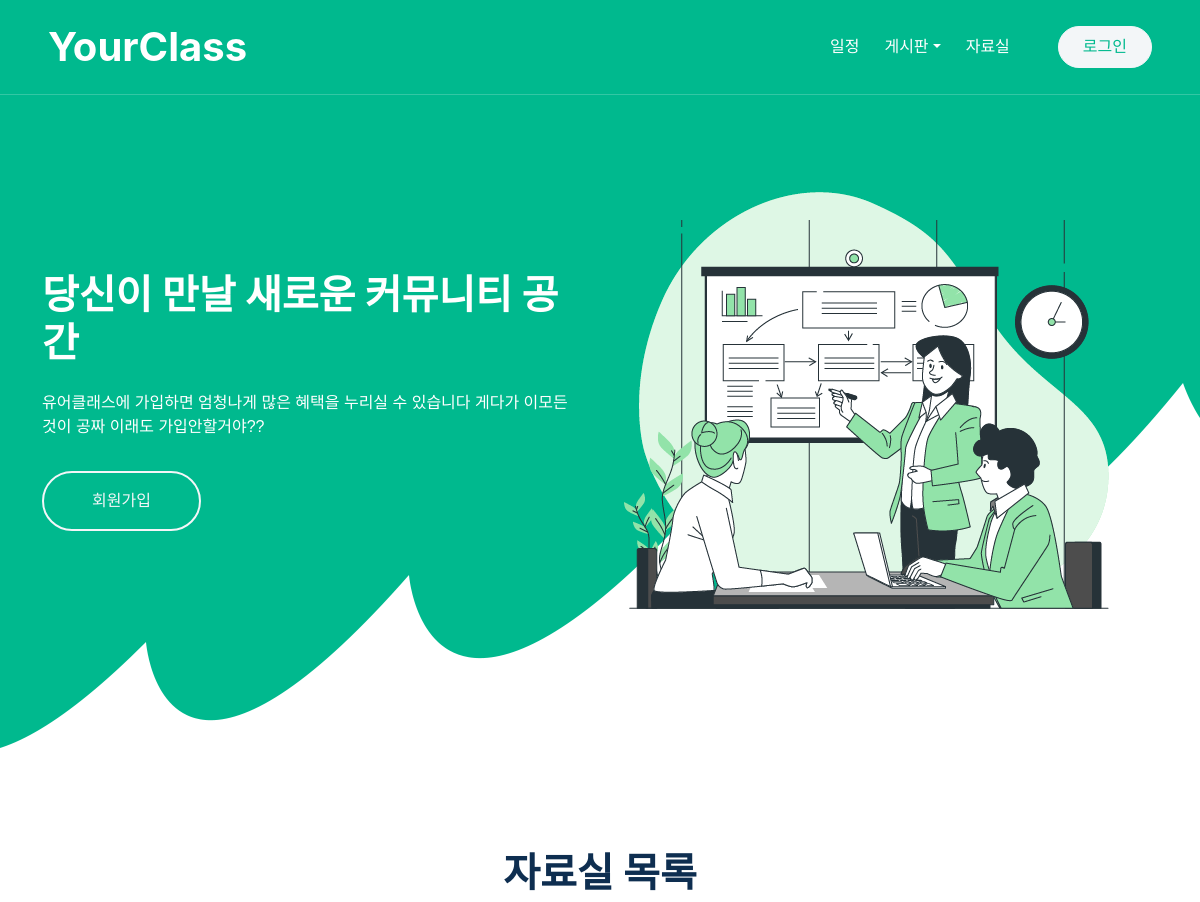
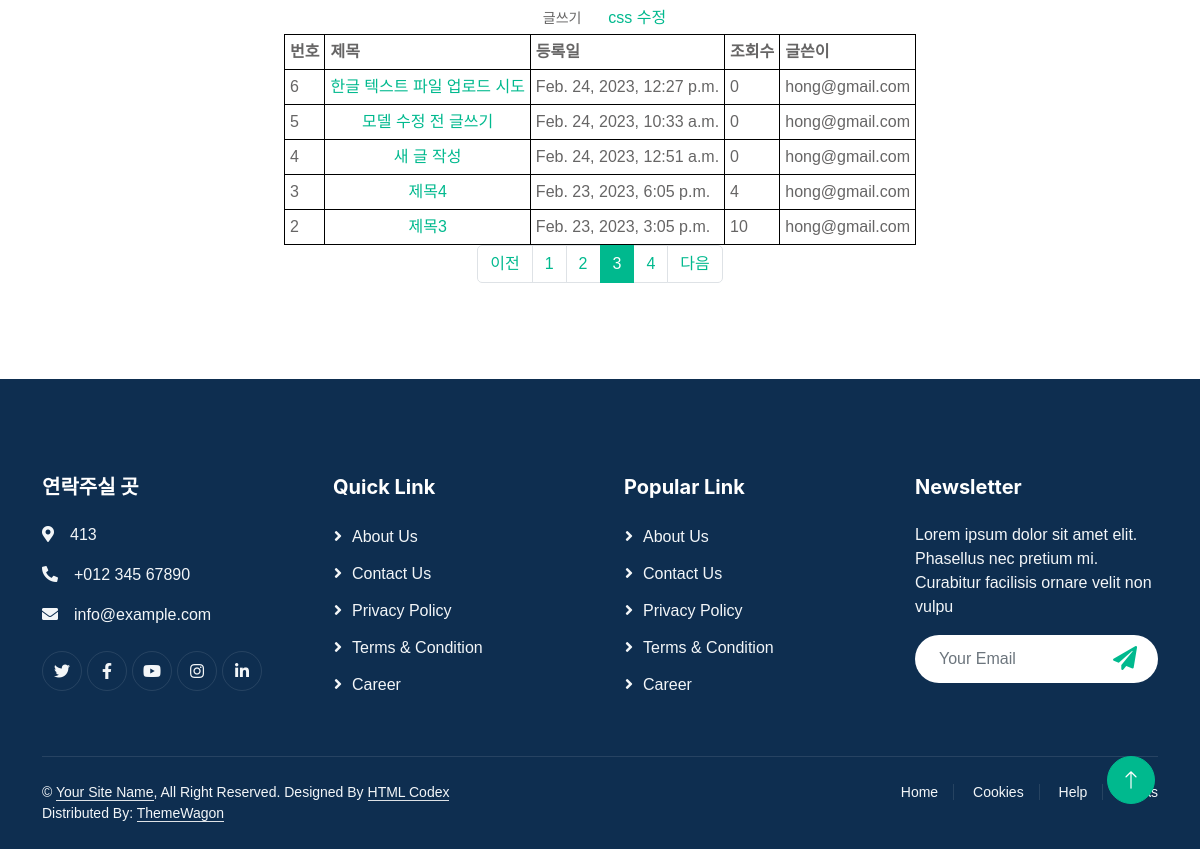
Screenshot of /YourClass/postList/?page=3 with the database file from the repository (2 pictures, top to bottom).
### YourClass/models.py (models this page shows)
class Post(models.Model):
    Post_id = models.AutoField(primary_key=True)
    category = models.ForeignKey('Categories', on_delete=models.CASCADE)
    title = models.CharField(max_length=50)
    content = models.TextField()
    file = models.FileField(upload_to=get_file_path, null=True, blank=True, verbose_name='파일')
    filename = models.CharField(max_length=64, null=True, verbose_name='첨부파일명')
    date = models.DateTimeField()
    viewcount = models.TextField(default=0)
    email = models.ForeignKey('Member', on_delete=models.CASCADE)

### YourClass/views.py (the view)
# urls.py: path('postList/', views.post_list, name='post_list'),
def post_list(request):
    template = loader.get_template('post_list.html')
    page = request.GET.get('page', '1')  # 페이지
    posts = Post.objects.all().order_by('-Post_id').values()
    paginator = Paginator(posts, 5)  # 페이지당 2개씩 보여주기
    page_obj = paginator.get_page(page)
    context = {
        'post_list': page_obj,
    }
    return HttpResponse(template.render(context, request))

### YourClass/templates/post_list.html (shortened to what this page needs)
<!DOCTYPE html>
{% load static %}
<html lang="en">
<head>
    <link href="https://cdnjs.cloudflare.com/ajax/libs/font-awesome/5.10.0/css/all.min.css" rel="stylesheet">
    <link href="https://cdn.jsdelivr.net/npm/bootstrap-icons@1.4.1/font/bootstrap-icons.css" rel="stylesheet">
    <link href="{% static 'lib/animate/animate.min.css'%}" rel="stylesheet">
    <link href="{% static 'lib/owlcarousel/assets/owl.carousel.min.css'%}" rel="stylesheet">
    <link href="{% static 'css/bootstrap.min.css'%}" rel="stylesheet">
    <link href="{% static 'css/style.css'%}" rel="stylesheet">
</head>
<body>
    <div class="container-xxl bg-white p-0">
        <div class="container-xxl position-relative p-0">
            <nav class="navbar navbar-expand-lg navbar-light px-4 px-lg-5 py-3 py-lg-0">
                <a href="index" class="navbar-brand p-0">
                    <h1 class="m-0">YourClass</h1>
                </a>
                <div class="collapse navbar-collapse" id="navbarCollapse">
                    <div class="navbar-nav ms-auto py-0">
                        <a href="calendar" class="nav-item nav-link">일정</a>
                        <div class="nav-item dropdown">
                            <a href="#" class="nav-link dropdown-toggle" data-bs-toggle="dropdown">게시판</a>
                        </div>
                        <a href="{% url 'post_list' %}" class="nav-item nav-link">자료실</a>
                    </div>
                    <a href="login" class="btn btn-light rounded-pill text-primary py-2 px-4 ms-lg-5">로그인</a>
                </div>
            </nav>
            <div class="container-xxl bg-primary hero-header">
                <div class="container">
                    <div class="row g-5 align-items-center">
                        <div class="col-lg-6 text-center text-lg-start">
							{% if session %}
                                <h1 class="text-white mb-4 animated zoomIn"> 환영합니다 {{classname}} 입니다</h1>
							{% else %}
                                <h1 class="text-white mb-4 animated zoomIn">당신이 만날 새로운 커뮤니티 공간</h1>
							{% endif %}
                            <p class="text-white pb-3 animated zoomIn">유어클래스에 가입하면 엄청나게 많은 혜택을 누리실 수 있습니다 게다가 이모든것이 공짜 이래도 가입안할거야??</p>
                            <a href="signup" class="btn btn-outline-light rounded-pill border-2 py-3 px-5 animated slideInRight">회원가입</a>
                        </div>
                        <div class="col-lg-6 text-center text-lg-start">
                            <img class="static 'img-fluid animated zoomIn" src="{% static 'img/hero.png'%}" alt="">
                        </div>
                    </div>
                </div>
            </div>
        </div>
        <div>
            <center>
                <h1>
                    자료실 목록
                </h1>
                <a href="{% url 'post_write' %}"  class="btn btn-sm">글쓰기</a> &nbsp;&nbsp;
                <a href="">css 수정</a><br/>
                <table>
                    <tr>
                        <th>번호</th>
                        <th>제목</th>
                        <th>등록일</th>
                        <th>조회수</th>
                        <th>글쓴이</th>
                    </tr>
                    {% for post in post_list %}
                    <tr>
                        <td>{{post.Post_id}}</td>
                        <td align='center'><a href="{{post.Post_id}}">{{post.title}}</a></td>
                        <td>{{post.date}}</td>
                        <td>{{post.viewcount}}</td>
                        <td align='center'>{{post.email_id}}</td>
                    </tr>
                    {% endfor %}
                </table>
                <ul class="pagination justify-content-center">
                    {% if post_list.has_previous %}
                    <li class="page-item">
                        <a class="page-link" href="?page={{ post_list.previous_page_number }}">이전</a>
                    </li>
                    {% else %}
                    <li class="page-item disabled">
                        <a class="page-link" tabindex="-1" aria-disabled="true" href="#">이전</a>
                    </li>
                    {% endif %}
                    {% for page_number in post_list.paginator.page_range %}
                    {% if page_number == post_list.number %}
                    <li class="page-item active" aria-current="page">
                        <a class="page-link" href="?page={{ page_number }}">{{ page_number }}</a>
                    </li>
                    {% else %}
                    <li class="page-item">
                        <a class="page-link" href="?page={{ page_number }}">{{ page_number }}</a>
                    </li>
                    {% endif %}
                    {% endfor %}
                    {% if post_list.has_next %}
                    <li class="page-item">
                        <a class="page-link" href="?page={{ post_list.next_page_number }}">다음</a>
                    </li>
                    {% else %}
                    <li class="page-item disabled">
                        <a class="page-link" tabindex="-1" aria-disabled="true" href="#">다음</a>
                    </li>
                    {% endif %}
                </ul>
            </center>
        </div>
        <div class="container-fluid bg-dark text-light footer pt-5 wow fadeIn" data-wow-delay="0.1s" style="margin-top: 6rem;">
            <div class="container py-5">
                <div class="row g-5">
                    <div class="col-md-6 col-lg-3">
                        <h5 class="text-white mb-4">연락주실 곳</h5>
                        <p><i class="fa fa-map-marker-alt me-3"></i>413</p>
                        <p><i class="fa fa-phone-alt me-3"></i>+012 345 67890</p>
                        <p><i class="fa fa-envelope me-3"></i>info@example.com</p>
                        <div class="d-flex pt-2">
                            <a class="btn btn-outline-light btn-social" href=""><i class="fab fa-twitter"></i></a>
                            <a class="btn btn-outline-light btn-social" href=""><i class="fab fa-facebook-f"></i></a>
                            <a class="btn btn-outline-light btn-social" href=""><i class="fab fa-youtube"></i></a>
                            <a class="btn btn-outline-light btn-social" href=""><i class="fab fa-instagram"></i></a>
                            <a class="btn btn-outline-light btn-social" href=""><i class="fab fa-linkedin-in"></i></a>
                        </div>
                    </div>
                    <div class="col-md-6 col-lg-3">
                        <h5 class="text-white mb-4">Quick Link</h5>
                        <a class="btn btn-link" href="">About Us</a>
                        <a class="btn btn-link" href="">Contact Us</a>
                        <a class="btn btn-link" href="">Privacy Policy</a>
                        <a class="btn btn-link" href="">Terms & Condition</a>
                        <a class="btn btn-link" href="">Career</a>
                    </div>
                    <div class="col-md-6 col-lg-3">
                        <h5 class="text-white mb-4">Popular Link</h5>
                        <a class="btn btn-link" href="">About Us</a>
                        <a class="btn btn-link" href="">Contact Us</a>
                        <a class="btn btn-link" href="">Privacy Policy</a>
                        <a class="btn btn-link" href="">Terms & Condition</a>
                        <a class="btn btn-link" href="">Career</a>
                    </div>
                    <div class="col-md-6 col-lg-3">
                        <h5 class="text-white mb-4">Newsletter</h5>
                        <p>Lorem ipsum dolor sit amet elit. Phasellus nec pretium mi. Curabitur facilisis ornare velit non vulpu</p>
                        <div class="position-relative w-100 mt-3">
                            <input class="form-control border-0 rounded-pill w-100 ps-4 pe-5" type="text" placeholder="Your Email" style="height: 48px;">
                            <button type="button" class="btn shadow-none position-absolute top-0 end-0 mt-1 me-2"><i class="fa fa-paper-plane text-primary fs-4"></i></button>
                        </div>
                    </div>
                </div>
            </div>
            <div class="container">
                <div class="copyright">
                    <div class="row">
                        <div class="col-md-6 text-center text-md-start mb-3 mb-md-0">
                            &copy; <a class="border-bottom" href="#">Your Site Name</a>, All Right Reserved.
							Designed By <a class="border-bottom" href="https://htmlcodex.com">HTML Codex</a>
                            <br>Distributed By: <a class="border-bottom" href="https://themewagon.com" target="_blank">ThemeWagon</a>
                        </div>
                        <div class="col-md-6 text-center text-md-end">
                            <div class="footer-menu">
                                <a href="">Home</a>
                                <a href="">Cookies</a>
                                <a href="">Help</a>
                                <a href="">FQAs</a>
                            </div>
                        </div>
                    </div>
                </div>
            </div>
        </div>
        <a href="#" class="btn btn-lg btn-primary btn-lg-square back-to-top"><i class="bi bi-arrow-up"></i></a>
    </div>
</body>
</html>

### YourClass/static/css/style.css (style rules this page uses)
:root { --primary: #00B98E; --light: #F3F6F8; --dark: #0E2E50; }
.back-to-top { position: fixed; display: none; right: 45px; bottom: 45px; z-index: 99; }
.btn { font-weight: 500; transition: .5s; }
.btn.btn-primary, .btn.btn-outline-primary:hover { color: #FFFFFF; }
.btn-lg-square { width: 48px; height: 48px; }
.btn-square, .btn-sm-square, .btn-lg-square { padding: 0; display: flex; align-items: center; justify-content: center; font-weight: normal; border-radius: 50px; }
.navbar .navbar-nav .nav-link { position: relative; margin-left: 25px; padding: 35px 0; color: #FFFFFF; font-weight: 500; outline: none; transition: .5s; }
.navbar .navbar-brand h1 { color: #FFFFFF; }
@media (min-width: 992px) { .navbar { position: absolute; width: 100%; top: 0; left: 0; border-bottom: 1px solid rgba(256, 256, 256, .2); z-index: 999; } }
@media (min-width: 992px) { .navbar .navbar-nav .nav-link::before { position: absolute; content: ""; width: 100%; height: 2px; bottom: 10px; left: 0; background: #FFFFFF; opacity: 0; transition: .5s; } }
.hero-header { margin-bottom: 6rem; padding: 12rem 0 9rem 0; background: url(../img/shape-bottom.png) center bottom no-repeat; }
.footer .btn.btn-social { margin-right: 5px; width: 40px; height: 40px; display: flex; align-items: center; justify-content: center; color: var(--light); border: 1px solid rgba(256, 256, 256, .1); border-radius: 40px; transition: .3s; }
.footer .btn.btn-link { display: block; margin-bottom: 10px; padding: 0; text-align: left; color: var(--light); font-weight: normal; transition: .3s; }
.footer .btn.btn-link::before { position: relative; content: "\f105"; font-family: "Font Awesome 5 Free"; font-weight: 900; margin-right: 10px; }
.footer .copyright { padding: 25px 0; font-size: 14px; border-top: 1px solid rgba(256, 256, 256, .1); }
.footer .copyright a { color: var(--light); }
.footer .footer-menu a { margin-right: 15px; padding-right: 15px; border-right: 1px solid rgba(255, 255, 255, .1); }
.footer .footer-menu a:last-child { margin-right: 0; padding-right: 0; border-right: none; }

### YourClass/templates/post_list.html (style rules this page uses)
table, th, td { border: 1px solid black; border-collapse: collapse; }
th, td { padding: 5px; }

### rows the page displays
Post: Post_id "6", title "한글 텍스트 파일 업로드 시도", date "Feb. 24, 2023, 12:27 p.m.", viewcount "0", email_id "hong@gmail.com"
Post: Post_id "5", title "모델 수정 전 글쓰기", date "Feb. 24, 2023, 10:33 a.m.", viewcount "0", email_id "hong@gmail.com"
Post: Post_id "4", title "새 글 작성", date "Feb. 24, 2023, 12:51 a.m.", viewcount "0", email_id "hong@gmail.com"
Post: Post_id "3", title "제목4", date "Feb. 23, 2023, 6:05 p.m.", viewcount "4", email_id "hong@gmail.com"
Post: Post_id "2", title "제목3", date "Feb. 23, 2023, 3:05 p.m.", viewcount "10", email_id "hong@gmail.com"

### other values shown
{{ page_number }} "1" "2" "4"
{{ page_number }} "3"
